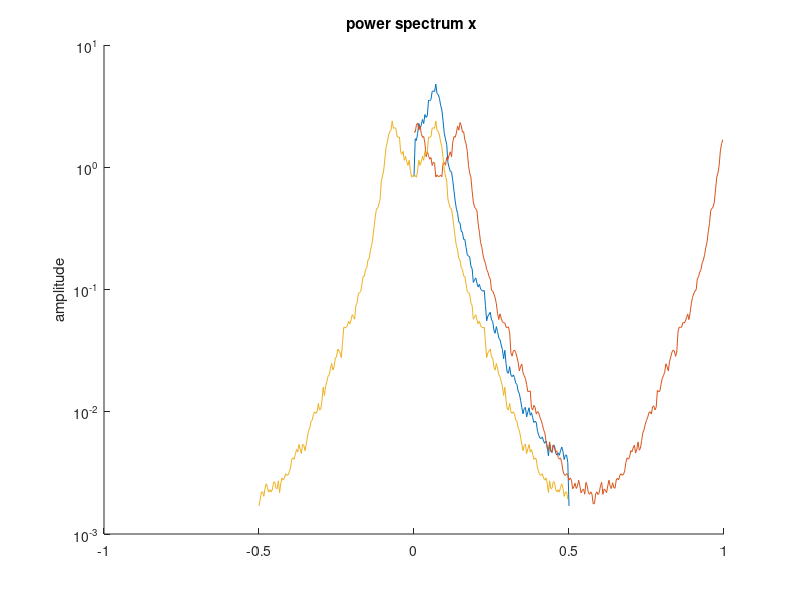

Write the MATLAB code that produced this figure.
 pkg load signal
 
 a = [ 1.0 -1.6216505 1.1102795 -0.4621741 0.2075552 -0.018756746 ];
 white = rand(1,16384);
 signal = detrend(filter(0.70181,a,white));
 % frequency shift by modulating with exp(j.omega.t)
 skewed = signal.*exp(2*pi*i*2/25*[1:16384]);
 compat = pwelch ([]);
 hold on;
 pwelch(signal);
 pwelch(skewed);
 pwelch(signal,'shift','semilogy');
 pwelch (compat);
 hold off;